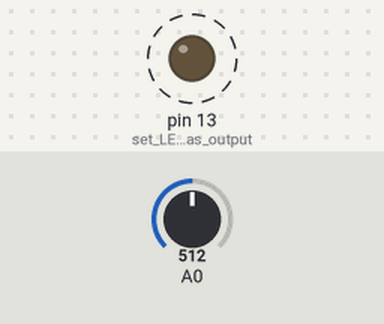
Bench run of a sketch on a simulated Arduino Uno, built with avr-gcc and run on an emulated ATmega328P. Parts: output pins drawn as LEDs (lit = HIGH). Dashed ring = blinking. The inputs (shaded band) are chosen by the test bench; at power-on: A0 = 512. What the sketch prints to the serial monitor is not drawn.

Above: at 1.2 s.
1.3 s: A0 set to 716
4.3 s: A0 set to 900
Timing chart, 0 to 13.3 s (numbered marks = the images above; inputs shaded):
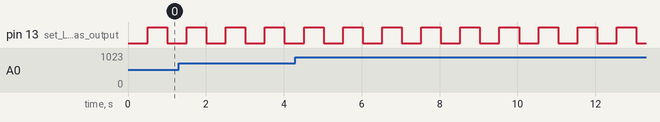

Measured:
- by itself, pin 13 (set_LED_pin_as_output): alternates HIGH for 0.50 s and LOW for 0.50 s

The sketch:

Arduino_AD_UART.ino
```cpp
int ADcount = 0;
unsigned long int t = 0;
void setup()
{
  pinMode(LED_BUILTIN, OUTPUT);      // set LED pin as output
  digitalWrite(LED_BUILTIN, LOW);    // switch off LED pin
  Serial.begin(9600);
  t = millis();
}

void loop()
{
  if((millis()-t)>=10)
  {
    t = millis();
    int sensorValue = analogRead(A0);
    Serial.write(sensorValue & 0xFF);
    Serial.write(sensorValue >> 8);
    ADcount = (ADcount+1)%50;
    if(ADcount==0)
    {
      digitalWrite(LED_BUILTIN, !digitalRead(LED_BUILTIN));
    }
  }
}
```
